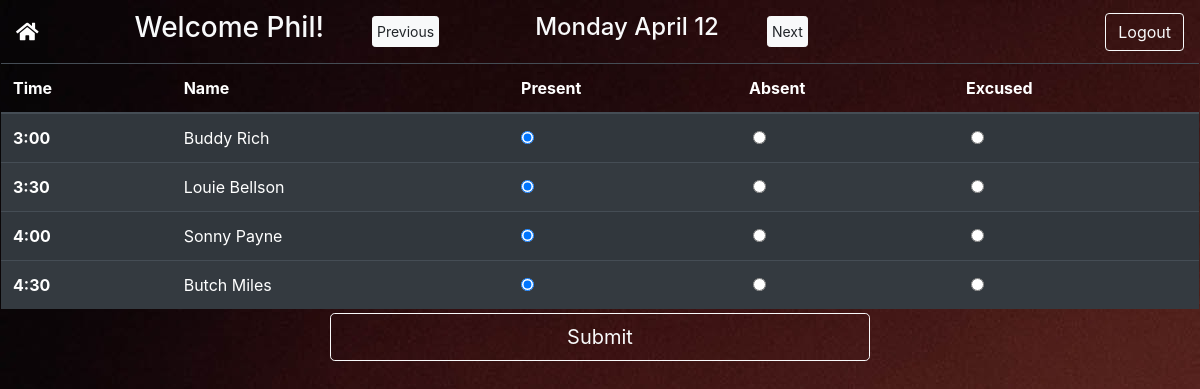
Screenshot of /teacher/5/ (signed in) with the database file from the repository.
### rm_sam/models.py (models this page shows, shortened)
class Student(models.Model):
    first = models.CharField(max_length=100, default=None)
    last = models.CharField(max_length=100, default=None)
    time = models.CharField(max_length=30, null=True, blank=True)
    day = models.CharField(max_length=100, null=True, blank=True)
    start_date = models.DateField(auto_now_add=False, auto_now=False, default=datetime.date.today, null=True,
                                  blank=True)
    teacher = models.ForeignKey(Teacher, on_delete=models.CASCADE)
    charge_rate = models.CharField(max_length=30, default='$120', null=True)
    notes = models.TextField(blank=True, null=True)
    present = models.IntegerField(default=0)
    unexcused = models.IntegerField(default=0)
    make_up = models.IntegerField(default=0)
    active = models.BooleanField(default=True)
    creator = models.ForeignKey(User, null=True, blank=True, on_delete=models.CASCADE)
    created = models.DateField(auto_now_add=True)

### rm_sam/views.py (the view)
# urls.py: path('teacher/<int:teacher_id>/', views.teacher, name='teacher'),
@login_required(login_url='/login/')
def teacher(request, teacher_id):
    increment = 1
    day = timezone.localdate().day + increment
    today = timezone.localdate()
    today += timedelta(days=increment)
    today = today.strftime('%A').lower()
    month = timezone.localdate().strftime('%B')
    year = timezone.localdate().year
    students = Student.objects.all().filter(teacher=teacher_id, day=today, active=True).order_by('time')
    current_teacher = Teacher.objects.filter(id=teacher_id)
    if request.method == "POST":
        for student in students:
            request_id = str(student.id) + "_attendance"
            student_attendance = request.POST[request_id]
            if student_attendance == 'true':
                data = 'present'
            else:
                data = "absent"
                if student_attendance == 'excused':
                    data = "makeup"
                    Student.objects.filter(id=student.id).update(make_up=F('make_up') + 1)
            if Lesson.objects.all().filter(student=student.id, teacher=teacher_id, month=month, year=year).count() == 0:
                lesson_attrs = {
                    "student_id": student.id,
                    "teacher_id": student.teacher.id,
                    "month": month,
                    "year": year,
                    "lessons": {
                        day: data
                    }
                }
                new_lesson = Lesson.objects.create(**lesson_attrs)
                serializer = LessonSerializer(data=new_lesson)
                if serializer.is_valid():
                    serializer.save()
            else:
                lesson = Lesson.objects.get(student=student.id, teacher=teacher_id, month=month, year=year)
                lesson.lessons[day] = data
                lesson.save()
        return redirect('home')
    else:
        return render(request, 'teacher.html',
                      {'current_teacher': current_teacher, 'students': students,
                       'today': today, 'month': month, 'day' : day})

### templates/teacher.html (shortened to what this page needs)
{% load static %}
<!DOCTYPE html>
<html lang="en">
<head>
    <link rel="stylesheet" href="https://maxcdn.bootstrapcdn.com/bootstrap/4.4.1/css/bootstrap.min.css">
    <link rel="stylesheet" href="https://use.fontawesome.com/releases/v5.7.0/css/all.css">
    <link rel="stylesheet" href="{% static 'css/teacherstyles.css' %}">
</head>
<body id="body">
<nav class="teachernav navbar navbar-expand-lg navbar-dark bg-dark">
    <div class="nav-item">
        <a class="fas fa-home fa-home-lg navbar-brand mr-5" href="{% url 'home' %}"></a>
    </div>
    <h3 class="h3 text-light ml-5 mr-5 ">Welcome {{ user.first_name }}!</h3>
    <a class="btn btn-sm btn-light p-1 mr-5 mb-2 mt-2" onclick="previousMonth()">Previous</a>
    <h4 class="h4 text-light ml-lg-5"> {{ today|title }} {{ month }} {{ day }}</h4>
    <a class="btn btn-sm btn-light p-1 ml-5 mb-2 mt-2" onclick="nextMonth()">Next</a>
    <div class="collapse navbar-collapse" id="navbarSupportedContent">
        <ul class="navbar-nav ml-auto">
            <li class="nav-item">
                <a class="btn btn-outline-light" href="{% url 'logout' %}">Logout</a>
            </li>
        </ul>
    </div>
</nav>
<div class="table-responsive table-striped">
    <form action="" id="attendance_form" class="row px-3" method="post">{% csrf_token %}
        <table class="table table-dark m-0">
            <thead class="teachernav">
            <tr>
                <th class="header font-weight-bold" scope="col">Time</th>
                <th class="header font-weight-bold" scope="col">Name</th>
                <th class="header font-weight-bold" scope="col">Present<br></th>
                <th class="header font-weight-bold" scope="col">Absent</th>
                <th class="header font-weight-bold" scope="col">Excused</th>
            </tr>
            </thead>
            <tbody>
            {% for student in students %}
                <tr>
                <th scope="row">
                    <bold>{{ student.time }}</bold>
                </th>
                <td>{{ student.first }} {{ student.last }}</td>
                <td>
                    <input type="radio" id="{{ student.id }}_present"
                           name="{{ student.id }}_attendance" value="true" checked="checked">
                </td>
                <td>
                    <input type="radio" id="{{ student.id }}_absent"
                           name="{{ student.id }}_attendance" value="false">
                </td>
                <td>
                    <input type="radio" id="{{ student.id }}_excused"
                           name="{{ student.id }}_attendance" value="excused">
                </td>
            {% endfor %}
            </tbody>
        </table>
        <div class="container mt-1">
            <div class="row">
                <div class="col col-3"></div>
                <div class="col col-6">
                    <input class="btn btn-outline-light btn-lg btn-block" id="attendance_update" type="submit"
                           value="Submit">
                </div>
                <div class="col col-3"></div>
            </div>
        </div>
    </form>
</div>
</body>
</html>

### static/css/teacherstyles.css (style rules this page uses)
.teachernav { background: url("../images/rock.jpg"); }
.header { color: white; }
#body { background: url("../images/rock.jpg"); }

### rows the page displays
Student: time "3:00", first "Buddy", last "Rich"
Student: time "3:30", first "Louie", last "Bellson"
Student: time "4:00", first "Sonny", last "Payne"
Student: time "4:30", first "Butch", last "Miles"

### other values shown
{{ user.first_name }} "Phil"
{{ today|title }} "Monday"
{{ month }} "April"
{{ day }} "12"
